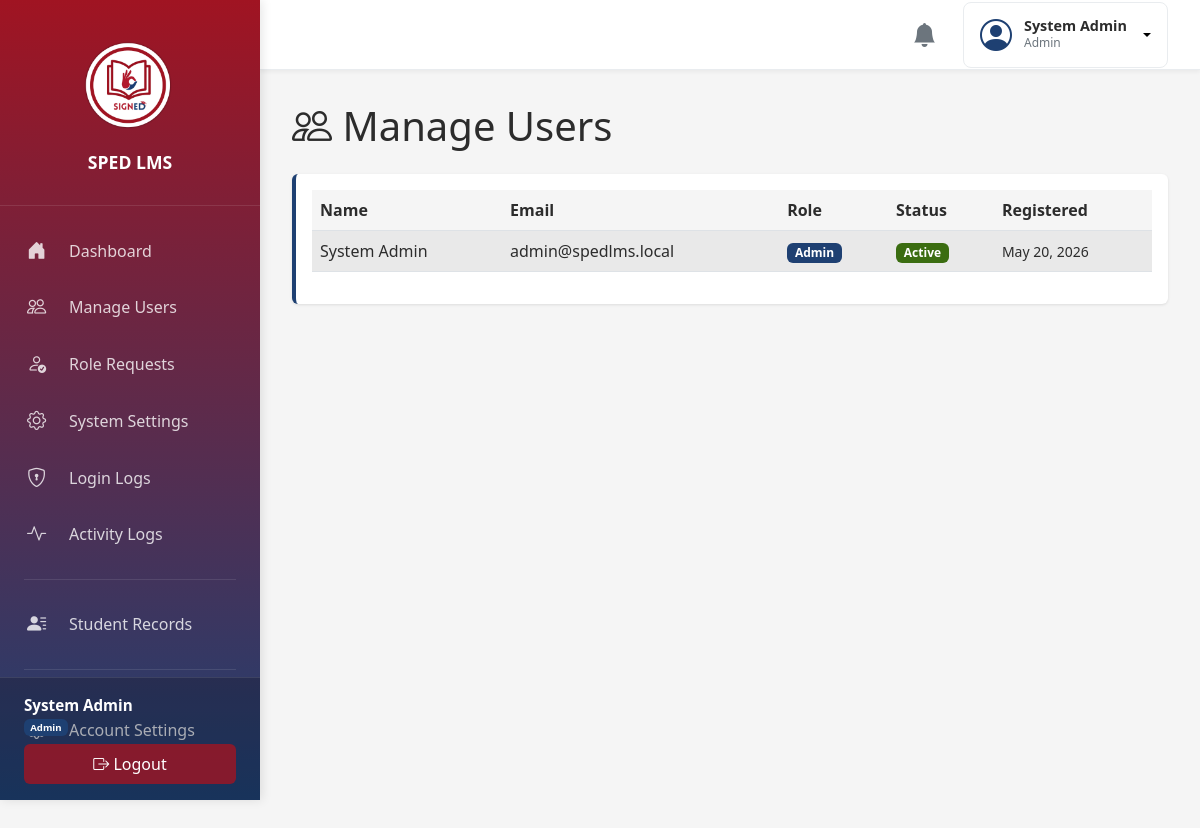
Page /admin/users (signed in) on the committed database.
### tables this page shows
CREATE TABLE IF NOT EXISTS users (
    id INT AUTO_INCREMENT PRIMARY KEY,
    name VARCHAR(255) NOT NULL,
    first_name VARCHAR(100),
    middle_name VARCHAR(100),
    last_name VARCHAR(100),
    suffix VARCHAR(20),
    email VARCHAR(255) UNIQUE NOT NULL,
    contact_number VARCHAR(20),
    password_hash VARCHAR(255) NOT NULL,
    role ENUM('user','parent','sped_teacher','guidance','principal','master_teacher','learner','admin') DEFAULT 'user',
    status ENUM('active','inactive','pending') DEFAULT 'active',
    email_verified BOOLEAN DEFAULT FALSE,
    email_verification_token VARCHAR(10),
    email_verification_expires DATETIME,
    verification_attempts INT DEFAULT 0,
    google_id VARCHAR(255) UNIQUE,
    profile_picture VARCHAR(255),
    auth_provider ENUM('local','google') DEFAULT 'local',
    deleted_at TIMESTAMP NULL,
    locked_until TIMESTAMP NULL,
    created_at TIMESTAMP DEFAULT CURRENT_TIMESTAMP,
    updated_at TIMESTAMP DEFAULT CURRENT_TIMESTAMP ON UPDATE CURRENT_TIMESTAMP,
    INDEX idx_email (email),
    INDEX idx_role (role),
    INDEX idx_deleted_at (deleted_at),
    INDEX idx_locked_until (locked_until)
);

### app/Controllers/AdminController.php (called while the page is built, shortened)
<?php
require_once __DIR__ . '/../../config/db.php';
require_once __DIR__ . '/../Models/UserModel.php';
class AdminController {
    private $userModel;
    public function __construct() {
        $this->userModel = new UserModel();
    }
    public function users() {
        $users = $this->userModel->getAllUsers();
        require_once __DIR__ . '/../Views/admin/users.php';
    }
}

### public/index.php (called while the page is built, shortened)
<?php
require_once __DIR__ . '/../config/db.php';
require_once __DIR__ . '/../routes/web.php';

### config/db.php (called while the page is built, shortened)
<?php
require_once __DIR__ . '/env.php';
class Database {
    private static $instance = null;
    private $connection;
    private function __construct() {
        $host = env('DB_HOST', 'localhost');
        $dbname = env('DB_NAME', 'sped_lms');
        $username = env('DB_USER', 'root');
        $password = env('DB_PASS', '');
        $charset = 'utf8mb4';
        $dsn = "mysql:host=$host;dbname=$dbname;charset=$charset";
        $options = [
            PDO::ATTR_ERRMODE            => PDO::ERRMODE_EXCEPTION,
            PDO::ATTR_DEFAULT_FETCH_MODE => PDO::FETCH_ASSOC,
            PDO::ATTR_EMULATE_PREPARES   => false,
            PDO::MYSQL_ATTR_INIT_COMMAND => "SET autocommit=1, SESSION sql_mode='NO_AUTO_VALUE_ON_ZERO'"
        ];
        try {
            $this->connection = new PDO($dsn, $username, $password, $options);
        } catch (PDOException $e) {
            error_log("Database connection failed: " . $e->getMessage());
            die("Database connection failed. Please check your configuration.");
        }
    }
    public static function getInstance() {
        if (self::$instance === null) {
            self::$instance = new self();
        }
        return self::$instance;
    }
    public function getConnection() {
        return $this->connection;
    }
}

### config/env.php (called while the page is built, shortened)
<?php
function env($key, $default = null) {
    return $_ENV[$key] ?? getenv($key) ?: $default;
}

### app/Models/UserModel.php (called while the page is built, shortened)
<?php
require_once __DIR__ . '/../../config/db.php';
class UserModel {
    private $db;
    public function __construct() {
        $this->db = Database::getInstance()->getConnection();
    }
    public function getAllUsers() {
        $stmt = $this->db->query("
            SELECT id, name, email, role, status, created_at
            FROM users
            ORDER BY created_at DESC
        ");
        return $stmt->fetchAll();
    }
}

### app/Views/admin/users.php (the view, shortened to what this page needs)
<?php
require_once __DIR__ . '/../layouts/header.php';
?>
<body data-logged-in="true">
<?php require_once __DIR__ . '/../layouts/sidebar.php'; ?>
<?php require_once __DIR__ . '/../layouts/topbar.php'; ?>
<div class="main-content">
    <h1 class="mb-4">
        <i class="bi bi-people"></i> Manage Users
    </h1>
    <div class="card">
        <div class="card-body">
            <div class="table-responsive">
                <table class="table table-striped">
                    <thead>
                        <tr>
                            <th>Name</th>
                            <th>Email</th>
                            <th>Role</th>
                            <th>Status</th>
                            <th>Registered</th>
                        </tr>
                    </thead>
                    <tbody>
                        <?php foreach ($users as $user): ?>
                            <tr>
                                <td><?php echo htmlspecialchars($user['name']); ?></td>
                                <td><?php echo htmlspecialchars($user['email']); ?></td>
                                <td>
                                    <span class="badge bg-secondary">
                                        <?php echo ucwords(str_replace('_', ' ', $user['role'])); ?>
                                    </span>
                                </td>
                                <td>
                                    <?php if ($user['status'] === 'active'): ?>
                                        <span class="badge bg-success">Active</span>
                                    <?php else: ?>
                                        <span class="badge bg-secondary">Inactive</span>
                                    <?php endif; ?>
                                </td>
                                <td>
                                    <small><?php echo date('M j, Y', strtotime($user['created_at'])); ?></small>
                                </td>
                            </tr>
                        <?php endforeach; ?>
                    </tbody>
                </table>
            </div>
        </div>
    </div>
</div>
<?php require_once __DIR__ . '/../layouts/footer.php'; ?>

### public/css/custom.css (style rules this page uses)
:root { --bs-primary: #a01422; --bs-primary-rgb: 160, 20, 34; --bs-secondary: #1e4072; --bs-secondary-rgb: 30, 64, 114; --bs-body-bg: #f5f5f5; --bs-body-color: #2c2c2c; --bs-border-radius: 6px; --bs-success: #3b6d11; --bs-warning: #f59e0b; --sidebar-width: 260px; }
.main-content { margin-left: var(--sidebar-width); min-height: 100vh; padding: 2rem; background-color: #f5f5f5; }
.card { background-color: #ffffff; border: none; border-left: 4px solid #1e4072; border-radius: 6px; box-shadow: 0 1px 3px rgba(0, 0, 0, 0.1); }
.table { background-color: #ffffff; }
.table thead { background-color: #1e4072; color: #ffffff; }
.table-striped tbody tr:nth-of-type(odd) { background-color: #f9f9f9; }
.badge.bg-secondary { background-color: #1e4072 !important; }
.badge.bg-success { background-color: #3b6d11 !important; }
.bg-light-surface { background-color: #f5f5f5; }
.main-content { margin-top: 70px; }

### rows in the picture
users: name "System Admin", email "admin@spedlms.local", role "Admin", status "Active", created_at "May 20, 2026"

### other values in the picture
$userName "System Admin"
str_replace('_', ' ', $role) "Admin"
